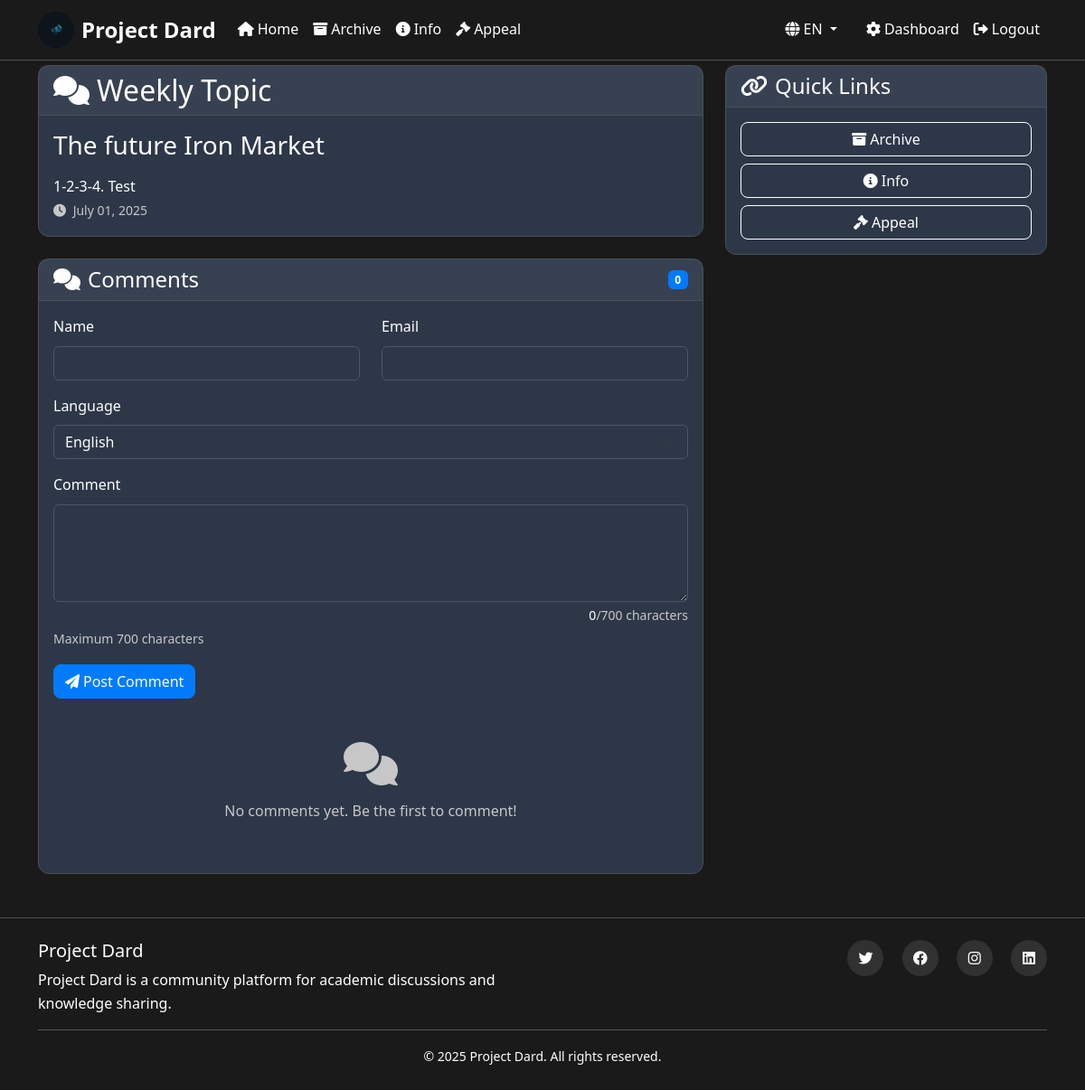
The page / (signed in) on the database its author committed.
### models.py (models this page shows)
class WeeklyTopic(db.Model):
    id = db.Column(db.Integer, primary_key=True)
    title_en = db.Column(db.Text, nullable=False)
    title_fa = db.Column(db.Text)
    content_en = db.Column(db.Text, nullable=False)
    content_fa = db.Column(db.Text)
    created_at = db.Column(db.DateTime, default=datetime.utcnow)
    is_active = db.Column(db.Boolean, default=True)
    admin_id = db.Column(db.Integer, db.ForeignKey('admin.id'), nullable=False)
    comments = db.relationship('Comment', backref='topic', lazy=True)

### routes.py (the view, shortened to what this page needs)
@app.route('/')
def home():
    page = request.args.get('page', 1, type=int)
    per_page = 10
    active_topic = WeeklyTopic.query.filter_by(is_active=True).order_by(WeeklyTopic.created_at.desc()).first()
    active_story = WeeklyStory.query.filter_by(is_active=True).order_by(WeeklyStory.created_at.desc()).first()
    comments = None
    if active_topic:
        comments = Comment.query.filter_by(topic_id=active_topic.id, is_hidden=False)\
                               .order_by(Comment.created_at.desc())\
                               .paginate(page=page, per_page=per_page, error_out=False)
    form = CommentForm()
    return render_template('home.html',
                         active_topic=active_topic,
                         active_story=active_story,
                         comments=comments,
                         form=form)

### forms.py
class CommentForm(FlaskForm):
    author_name = StringField('Name', validators=[DataRequired(), Length(min=2, max=100)])
    author_email = StringField('Email', validators=[Optional(), Email()])
    content = TextAreaField('Comment', validators=[DataRequired(), Length(min=10, max=700)])
    language = SelectField('Language', choices=[('en', 'English'), ('fa', 'فارسی')], default='en')
    submit = SubmitField('Post Comment')

### app.py (called while the page is built)
@login_manager.user_loader
def load_user(user_id):
    from models import Admin
    return Admin.query.get(int(user_id))

### routes.py (called while the page is built)
@app.before_request
def before_request():
    if 'language' not in session:
        session['language'] = 'en'
    track_visitor()

@app.context_processor
def inject_globals():
    return {
        'get_text': get_text,
        'current_language': session.get('language', 'en'),
        'supported_languages': get_supported_languages()
    }

### translations.py (called while the page is built)
def get_text(key, language=None):
    if language is None:
        language = session.get('language', 'en')
    return translations.get(language, {}).get(key, translations['en'].get(key, key))

def get_supported_languages():
    return list(translations.keys())

### utils.py (called while the page is built)
def get_client_ip():
    if request.environ.get('HTTP_X_FORWARDED_FOR'):
        return request.environ['HTTP_X_FORWARDED_FOR'].split(',')[0].strip()
    elif request.environ.get('HTTP_X_REAL_IP'):
        return request.environ['HTTP_X_REAL_IP']
    else:
        return request.environ.get('REMOTE_ADDR', 'unknown')

def track_visitor():
    ip_address = get_client_ip()
    user_agent = request.headers.get('User-Agent', '')
    page_visited = request.endpoint or 'unknown'
    visitor = Visitor(
        ip_address=ip_address,
        user_agent=user_agent,
        page_visited=page_visited
    )
    try:
        db.session.add(visitor)
        db.session.commit()
    except Exception:
        db.session.rollback()

### templates/home.html (shortened to what this page needs)
{% extends "base.html" %}
{% block content %}
<div class="row">
    <div class="col-lg-8">
        {% if active_topic %}
        <div class="card bg-secondary mb-4">
            <div class="card-header">
                <h2 class="card-title mb-0">
                    <i class="fas fa-comments me-2"></i>{{ get_text('weekly_topic') }}
                </h2>
            </div>
            <div class="card-body">
                <h3>{{ active_topic.title_fa if current_language == 'fa' and active_topic.title_fa else active_topic.title_en }}</h3>
                <div class="mt-3">
                    {{ (active_topic.content_fa if current_language == 'fa' and active_topic.content_fa else active_topic.content_en) | safe }}
                </div>
                <small class="text-muted">
                    <i class="fas fa-clock me-1"></i>
                    {{ active_topic.created_at.strftime('%B %d, %Y') }}
                </small>
            </div>
        </div>
        {% endif %}
        <div class="card bg-secondary">
            <div class="card-header d-flex justify-content-between align-items-center">
                <h4 class="mb-0">
                    <i class="fas fa-comments me-2"></i>{{ get_text('comments') }}
                </h4>
                {% if comments %}
                <span class="badge bg-primary">{{ comments.total }}</span>
                {% endif %}
            </div>
            <div class="card-body">
                {% if active_topic %}
                <form method="POST" class="mb-4">
                    <div class="row">
                        <div class="col-md-6 mb-3">
                            {{ form.author_name.label(class="form-label") }}
                            {{ form.author_name(class="form-control bg-dark text-light border-secondary") }}
                        </div>
                        <div class="col-md-6 mb-3">
                            {{ form.author_email.label(class="form-label") }}
                            {{ form.author_email(class="form-control bg-dark text-light border-secondary") }}
                        </div>
                    </div>
                    <div class="mb-3">
                        {{ form.language.label(class="form-label") }}
                        {{ form.language(class="form-select bg-dark text-light border-secondary") }}
                    </div>
                    <div class="mb-3">
                        {{ form.content.label(class="form-label") }}
                        {{ form.content(class="form-control bg-dark text-light border-secondary", rows="4", maxlength="700") }}
                        <div class="form-text">Maximum 700 characters</div>
                    </div>
                    <button type="submit" class="btn btn-primary">
                        <i class="fas fa-paper-plane me-1"></i>{{ get_text('post_comment') }}
                    </button>
                </form>
                {% endif %}
                {% if comments and comments.items %}
                    {% for comment in comments.items %}
                    <div class="comment-item border-bottom border-secondary pb-3 mb-3" data-comment-id="{{ comment.id }}">
                        <div class="d-flex justify-content-between align-items-start mb-2">
                            <div>
                                <strong>{{ comment.author_name }}</strong>
                                <small class="text-muted ms-2">
                                    <i class="fas fa-clock me-1"></i>
                                    {{ comment.created_at.strftime('%B %d, %Y at %I:%M %p') }}
                                </small>
                                {% if comment.language == 'fa' %}
                                <span class="badge bg-info ms-2">فارسی</span>
                                {% endif %}
                            </div>
                        </div>
                        <div class="comment-content mb-2" dir="{{ 'rtl' if comment.language == 'fa' else 'ltr' }}">
                            {{ comment.content | nl2br }}
                        </div>
                        <div class="comment-actions d-flex align-items-center">
                            <button class="btn btn-sm btn-outline-success me-2 vote-btn"
                                    data-comment-id="{{ comment.id }}"
                                    data-vote-type="like">
                                <i class="fas fa-thumbs-up me-1"></i>
                                <span class="like-count">{{ comment.likes }}</span>
                            </button>
                            <button class="btn btn-sm btn-outline-danger vote-btn"
                                    data-comment-id="{{ comment.id }}"
                                    data-vote-type="dislike">
                                <i class="fas fa-thumbs-down me-1"></i>
                                <span class="dislike-count">{{ comment.dislikes }}</span>
                            </button>
                        </div>
                    </div>
                    {% endfor %}
                    {% if comments.pages > 1 %}
                    <nav>
                        <ul class="pagination justify-content-center">
                            {% if comments.has_prev %}
                            <li class="page-item">
                                <a class="page-link bg-dark text-light border-secondary" href="{{ url_for('home', page=comments.prev_num) }}">Previous</a>
                            </li>
                            {% endif %}
                            {% for page_num in comments.iter_pages() %}
                                {% if page_num %}
                                    {% if page_num != comments.page %}
                                    <li class="page-item">
                                        <a class="page-link bg-dark text-light border-secondary" href="{{ url_for('home', page=page_num) }}">{{ page_num }}</a>
                                    </li>
                                    {% else %}
                                    <li class="page-item active">
                                        <span class="page-link bg-primary border-primary">{{ page_num }}</span>
                                    </li>
                                    {% endif %}
                                {% else %}
                                <li class="page-item disabled">
                                    <span class="page-link bg-dark text-light border-secondary">...</span>
                                </li>
                                {% endif %}
                            {% endfor %}
                            {% if comments.has_next %}
                            <li class="page-item">
                                <a class="page-link bg-dark text-light border-secondary" href="{{ url_for('home', page=comments.next_num) }}">Next</a>
                            </li>
                            {% endif %}
                        </ul>
                    </nav>
                    {% endif %}
                {% else %}
                <div class="text-center py-4">
                    <i class="fas fa-comments fa-3x text-muted mb-3"></i>
                    <p class="text-muted">{{ get_text('no_comments') }}</p>
                </div>
                {% endif %}
            </div>
        </div>
    </div>
    <div class="col-lg-4">
        <div class="card bg-secondary">
            <div class="card-header">
                <h4 class="card-title mb-0">
                    <i class="fas fa-link me-2"></i>Quick Links
                </h4>
            </div>
            <div class="card-body">
                <div class="d-grid gap-2">
                    <a href="{{ url_for('archive') }}" class="btn btn-outline-primary">
                        <i class="fas fa-archive me-1"></i>{{ get_text('archive') }}
                    </a>
                    <a href="{{ url_for('info') }}" class="btn btn-outline-info">
                        <i class="fas fa-info-circle me-1"></i>{{ get_text('info') }}
                    </a>
                    <a href="{{ url_for('appeal') }}" class="btn btn-outline-warning">
                        <i class="fas fa-gavel me-1"></i>{{ get_text('appeal') }}
                    </a>
                </div>
            </div>
        </div>
    </div>
</div>
{% endblock %}

### static/css/style.css (style rules this page uses)
:root { --primary-color: #007bff; --secondary-color: #6c757d; --dark-color: #212529; --light-color: #f8f9fa; --border-color: #495057; }
body { font-family: 'Segoe UI', Tahoma, Geneva, Verdana, sans-serif; background-color: #121212; color: #ffffff !important; line-height: 1.6; }
.bg-dark { background-color: #1a1a1a !important; }
.bg-secondary { background-color: #2d3748 !important; }
.text-light { color: #ffffff !important; }
.border-secondary { border-color: #4a5568 !important; }
h1, h2, h3, h4, h5, h6, p, span, div, a, label, small, strong, li, td, th { color: #ffffff !important; }
a { color: #ffffff !important; text-decoration: none; }
.text-muted { color: #c7c7c7 !important; }
.card-title, .card-text, .card-body { color: #ffffff !important; }
.card { border: 1px solid var(--border-color); border-radius: 12px; transition: transform 0.2s ease-in-out, box-shadow 0.2s ease-in-out; }
.card-header { border-bottom: 1px solid var(--border-color); background-color: rgba(255, 255, 255, 0.05); }
.form-control, .form-select { background-color: #2d3748 !important; border-color: #4a5568 !important; color: #ffffff !important; }
.form-control::placeholder { color: #a0aec0 !important; }
.form-label { color: #ffffff !important; }
.form-text { color: #c7c7c7 !important; }
.btn { border-radius: 8px; font-weight: 500; transition: all 0.2s ease-in-out; color: #ffffff !important; }
.btn-outline-primary, .btn-outline-success, .btn-outline-warning, .btn-outline-danger, .btn-outline-info { color: #ffffff !important; border-color: currentColor !important; }
.btn-primary { background-color: #007bff !important; border-color: #007bff !important; color: #ffffff !important; }
.badge { color: #ffffff !important; }
.badge.bg-primary { background-color: #007bff !important; }
html { scroll-behavior: smooth; }

### rows shown on the page
WeeklyTopic: title_en "The future Iron Market", content_en "1-2-3-4. Test", created_at "July 01, 2025"

### other values the page prints
{{ get_text('home') }} "Home"
{{ get_text('archive') }} "Archive"
{{ get_text('info') }} "Info"
{{ get_text('appeal') }} "Appeal"
{{ current_language.upper() }} "EN"
{{ get_text('dashboard') }} "Dashboard"
{{ get_text('logout') }} "Logout"
{{ get_text('weekly_topic') }} "Weekly Topic"
{{ get_text('comments') }} "Comments"
{{ comments.total }} "0"
{{ get_text('post_comment') }} "Post Comment"
{{ get_text('no_comments') }} "No comments yet. Be the first to comment!"
{{ get_text('platform_description') }} "Project Dard is a community platform for academic discussions and knowledge sharing."
